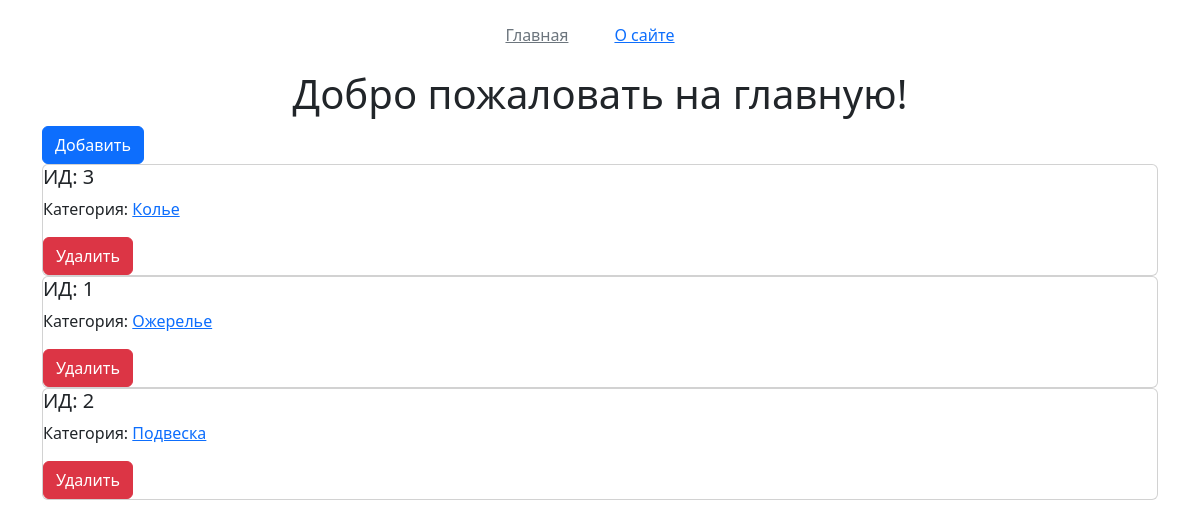
Page /category/ on the earlier database version.
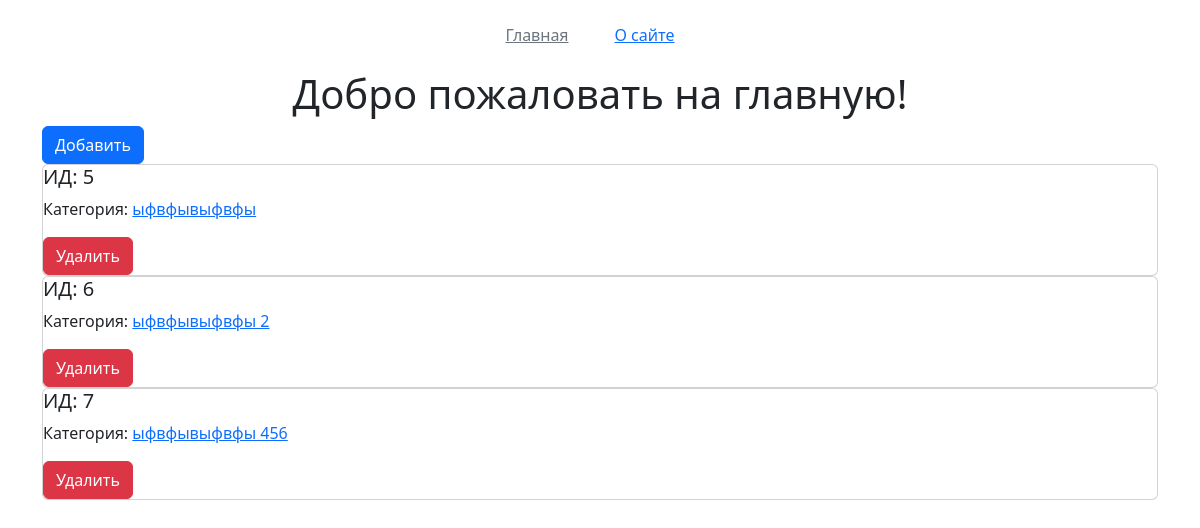
Same page on the later database version.
### app/models.py (models this page shows, shortened)
class Category(models.Model):
    name = models.CharField(unique=True, max_length=30, null=False)
    class Meta:
        verbose_name = "Категория"
        verbose_name_plural = "Категории"

### app/views.py (the view, shortened to what this page needs)
# urls.py: path('category/', index, name='index'),
def index(request):
    categories = Category.objects.all().order_by("name")
    return render(request, "app/index.html", {"cate": categories})

### templates/app/index.html (shortened to what this page needs)
{% extends "layout.html" %}
{% block body %}
<h1 class="text-center">Добро пожаловать на главную!</h1>
    <a class="btn btn-primary" href="{% url "app:category_add" %}">Добавить</a>
    {% for cat in cate %}
        <div class="card">
            <h5>ИД: {{ cat.id }}</h5>
            <p>Категория: <a href="{% url "app:category_edit" cat.id %}">{{ cat.name }}</a></p>
            <form method="post" onsubmit="submitForm(event)" action="{% url "app:index" %}">
                <input type="submit" class="btn btn-danger" value="Удалить">
            </form>
        </div>
    {% endfor %}
{% endblock %}

### templates/layout.html (shortened to what this page needs)
<!doctype html>
<html lang="ru">
<head>
    <link rel="stylesheet" href="https://cdn.jsdelivr.net/npm/bootstrap@5.3.2/dist/css/bootstrap.min.css"
>
</head>
<body>
    <div class="container">
        <header class="d-flex justify-content-center py-3">
          <ul class="nav col-12 col-md-auto mb-2 justify-content-center mb-md-0">
			<li class='navbar-item disabled' style='margin-right: 20px'>
				<a class='btn btn-link link-secondary' href='{% url "app:index" %}'>Главная</a>
			</li>
			<li class='navbar-item' style='margin-right: 20px'>
				<a class='btn btn-link' href='{% url "app:about" %}'>О сайте</a>
			</li>
		  </ul>
		</header>
        {% block body %}
        {% endblock %}
    </div>
</body>
</html>

Differences in the rows shown:
removed Category: id "3", name "Колье"
removed Category: id "1", name "Ожерелье"
removed Category: id "2", name "Подвеска"
added Category: id "5", name "ыфвфывыфвфы"
added Category: id "6", name "ыфвфывыфвфы 2"
added Category: id "7", name "ыфвфывыфвфы 456"
